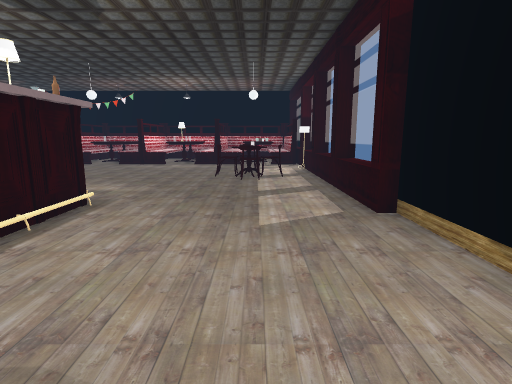
[1] (above)

16 first-person views from a walk through a 3-D level made in the Unity game engine. The camera is 1.2 m above the floor, tilts 10° down and sees 80° across. The floor is counted in squares, 1 m on a side. Each view is taken from the middle of a square. On the plan, view 1 faces up. The plan holds only what a view shows up to about 13 squares ahead; the rest is blank. The place goes on beyond the plan. The player character is not drawn. Door leaves are left out, so doorways stand open. Some surface patterns are stand-ins.

[2]
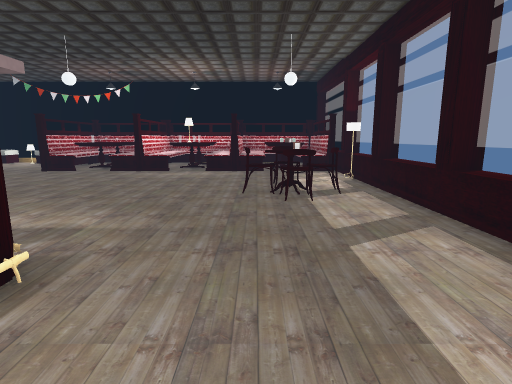

[3]
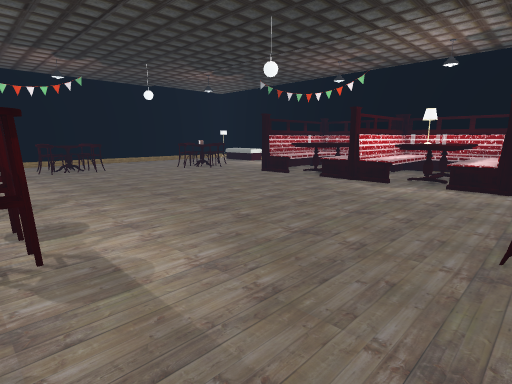

[4]
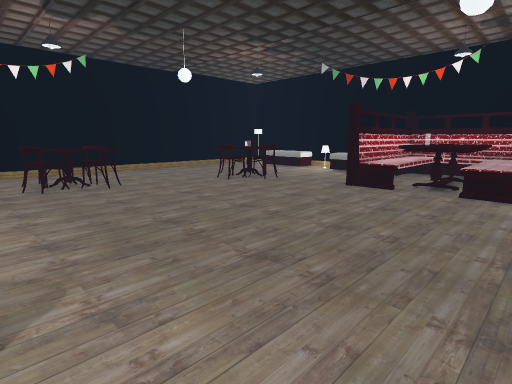

[5]
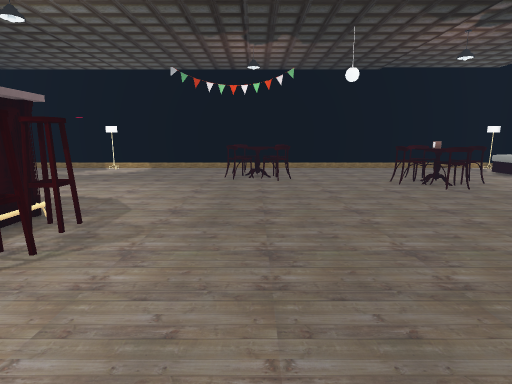

[6]
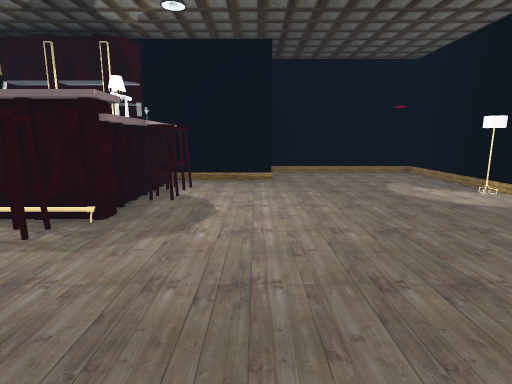

[7]
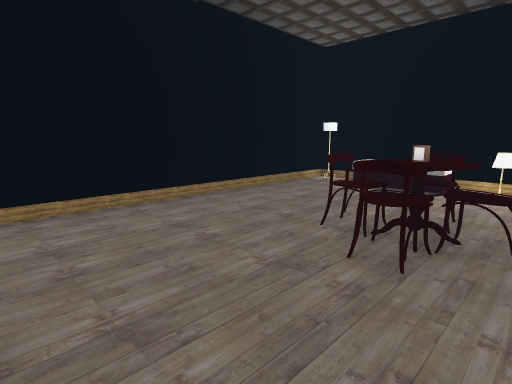

[8]
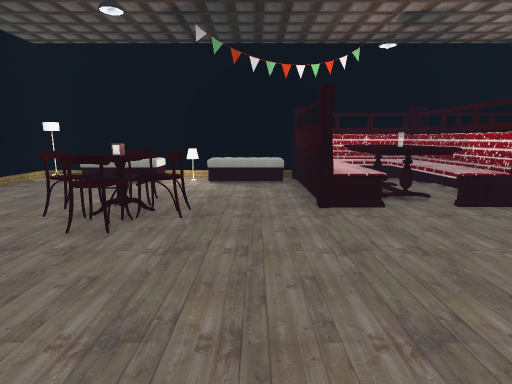

[9]
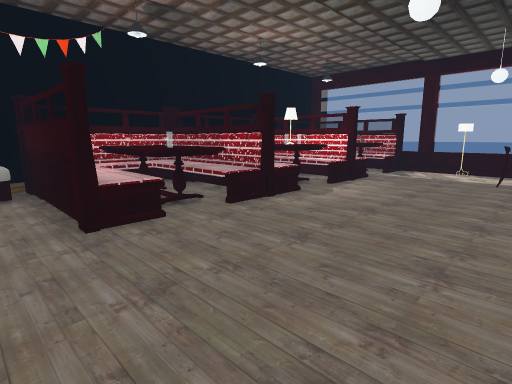

[10]
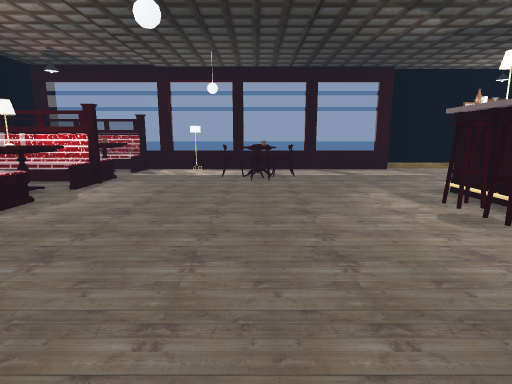

[11]
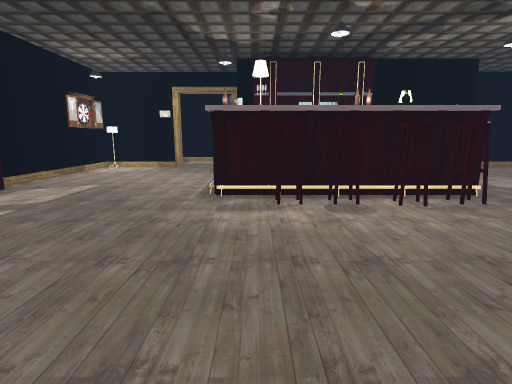

[12]
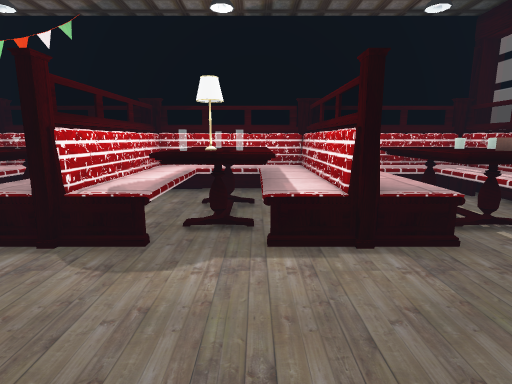

[13]
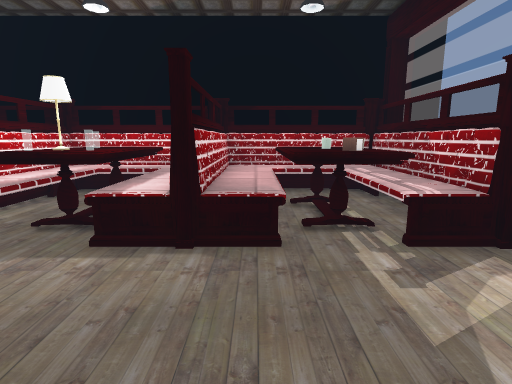

[14]
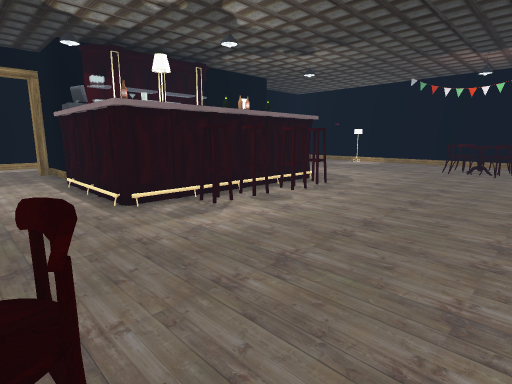

[15]
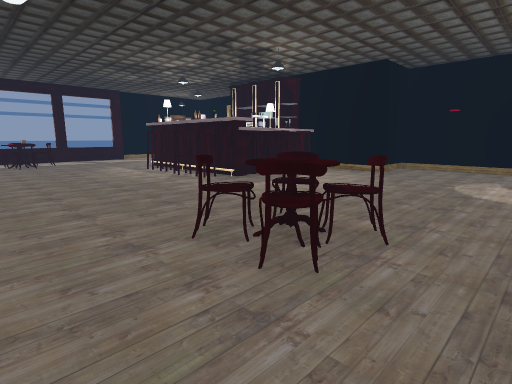

[16]
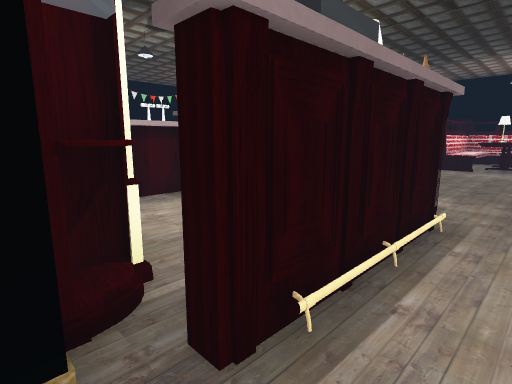

### Floor plan
Key: @ floor where view 1 was taken; # wall or solid block; . main floor; : floor 0.5 m higher than the main floor; + floor 1 m higher than the main floor; / step, stairs or slope; D open door; = window, fence, low wall or low ledge; ^ raised ledge; v drop or lower ground; L lamp; C chair; B bench; O other object.
Columns run from 17 left of view 1 to 3 right of it. Each row starts with its distance up from view 1.
 19 #####################
 18 #LB BLBB#=#=#^^#^^^##
 17 #..BB.BB=:v:=^^#^^^^
 16 #.......=:/:=^^^^^^^
 15 #....C..=:+:=L^#^^^^
 14 #...CCC....=#.=#=.=##
 13 #....C.............=#
 12 #..................L#
 11 #................C.=#
 10 #..CC...........CCC##
  9 #.CCC............C.=
  8 #..CC..............##
  7 #.........C........=
  6 #........CCCC#.....=
  5 #.......#######....##
  4 #.......C#..  #....#
  3 #L......C#... #....#
  2 #.......##  ###....#
  1 #.....####   ##....#
  0 #.....#       #..@.O
 -1 #######       DDD###
 -2               ..
 -3               ..
 -4               ##

Where each view was taken, in squares from view 1:
view 1: 0 up, 0 right, facing up
view 2: 3 up, 1 left, facing up
view 3: 6 up, 1 left, facing up-left
view 4: 7 up, 5 left, facing up-left
view 5: 9 up, 4 left, facing left
view 6: 10 up, 11 left, facing down
view 7: 10 up, 11 left, facing up-left
view 8: 9 up, 10 left, facing up
view 9: 10 up, 10 left, facing up-right
view 10: 10 up, 10 left, facing right
view 11: 12 up, 4 left, facing down
view 12: 11 up, 3 left, facing up
view 13: 11 up, 1 left, facing up
view 14: 11 up, 1 left, facing down-left
view 15: 12 up, 16 left, facing down-right
view 16: 1 up, 2 left, facing up-left
